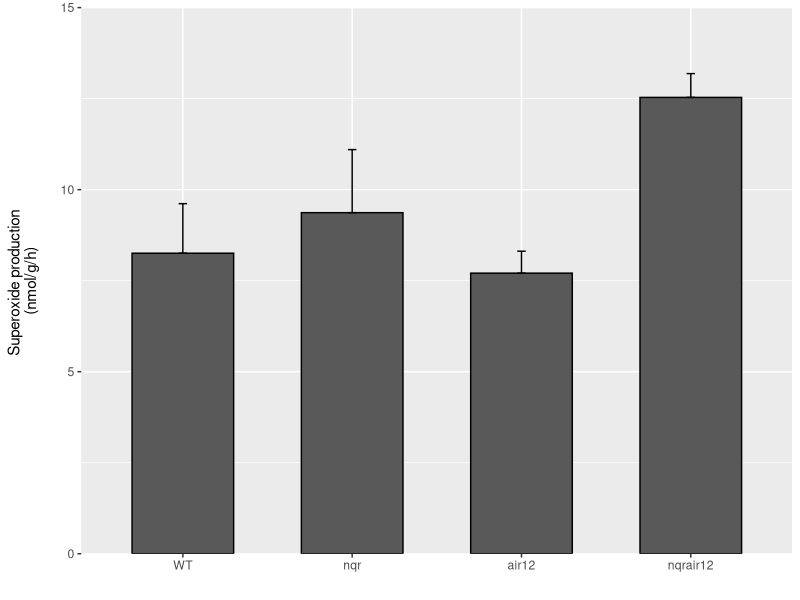
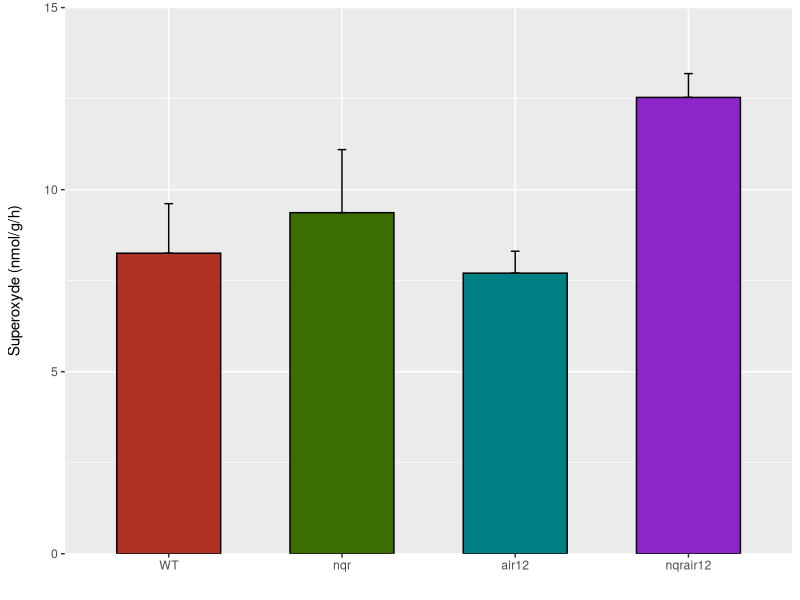

The R source for these figures, in order:
graphics.off()
remove(list = ls())

library(ggplot2)
library(cowplot)

df <- data.frame(read.csv("XTT48Himbibition3JstratLer220316.csv",
                          sep = ',', dec = ',', header = TRUE))

#############
###CALCULS###
#############

mean.blank <- mean(df$DO470[df$genotype == "blank"])

df.cor <- data.frame(df[c(-(25:27), -1, -9),])
superoxprod <- (((df.cor$DO470) - mean.blank)/df.cor$masse)*500* 10^-6/24200*10^9

df2 <- cbind(df.cor[,0:3], superoxprod)

mean <- aggregate(df2$superoxprod, list(df2$genotype), mean)

StandErr <- function(x){
  return(sd(x) / sqrt(length(x)))
}
se <- aggregate(df2$superoxprod, list(df2$genotype), StandErr)

result <- cbind(mean, se[,2])
colnames(result) <- c("genotype", "moyenne", "se")
result$genotype <- factor(result$genotype, 
                          levels = c("WT", "nqr", "air12", "nqrair12"))

#############
###BARPLOT###
#############

g <- ggplot(data = result, aes(genotype, moyenne)) + 
  geom_bar(stat = "identity", 
           color = "black",
           width = 0.6) +
  xlab("") +
  scale_y_continuous(name = "Superoxide production \n(nmol/g/h)\n", 
                     limits = c(0, 15),
                     expand = c(0,0)) +
  geom_errorbar(ymin = result$moyenne, 
                ymax = result$moyenne+result$se, 
                width = 0.05)
g
save_plot('superoxideProdLer.png', g, base_aspect_ratio = 1.3)

g <- ggplot(data = result, aes(genotype, moyenne, 
                               group = genotype, 
                               fill = genotype)) + 
  geom_bar(stat = "identity", 
           color = "black",
           width = 0.6) +
  theme(legend.position = "none") +
  scale_fill_hue(l = 40, c = 100) +
  xlab("") +
  scale_y_continuous(name = "Superoxyde (nmol/g/h)\n", 
                     limits = c(0, 15),
                     expand = c(0,0)) +
  geom_errorbar(ymin = result$moyenne, 
                ymax = result$moyenne+result$se, 
                width = 0.05)
g
save_plot('superoxyde_Ler.png', g, base_aspect_ratio = 1.3)

###########
###STATS###
###########

shapiroTest <- aggregate(df2$superoxprod, list(df2$genotype), function(x) shapiro.test(x)$p.value)

# H0 :  variances/moyennes égales
# H1 :  variances/moyennes différentes
# si p-value > 0.05, on accepte H0 : homogénéité des variances, moyennes égales
# si 0 < p-value < 0.05 rejet de H0, on accepte H1 : différences variances/ moyennes

df3 <- data.frame(reference=character(0),
                     genotype=character(0),
                     bartlett=numeric(0),
                     bartlett.pass=logical(0),
                     student=numeric(0),
                     student.pass=logical(0))

for (params in list(c("WT", "nqr"),
                    c("WT", "air12"),
                    c("WT", "nqrair12"))) {
  
  reference <- params[1]
  genotype <- params[2]
  
  bartlettResult <- bartlett.test(list(df2$superoxprod[df2$genotype == reference],
                                       df2$superoxprod[df2$genotype == genotype]))
  #égalité des variances
  
  student <- t.test(df2$superoxprod[df2$genotype == reference],
                              df2$superoxprod[df2$genotype == genotype], var.equal = TRUE)
  
  df3 <- rbind(df3, data.frame(reference=reference,
                                     genotype=genotype,
                                     bartlett=bartlettResult$p.value,
                                     bartlett.pass=(bartlettResult$p.value > 0.05),
                               student=student$p.value,
                               student.pass=(student$p.value > 0.05)))
}